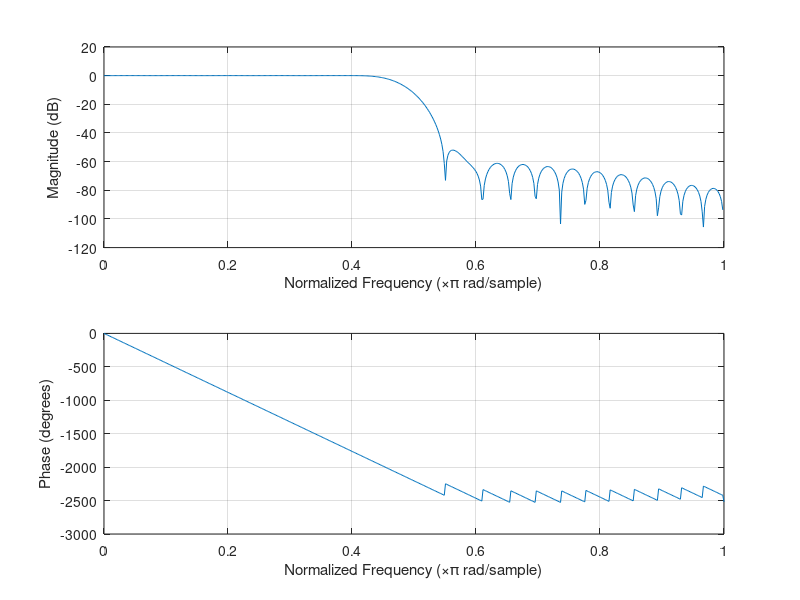
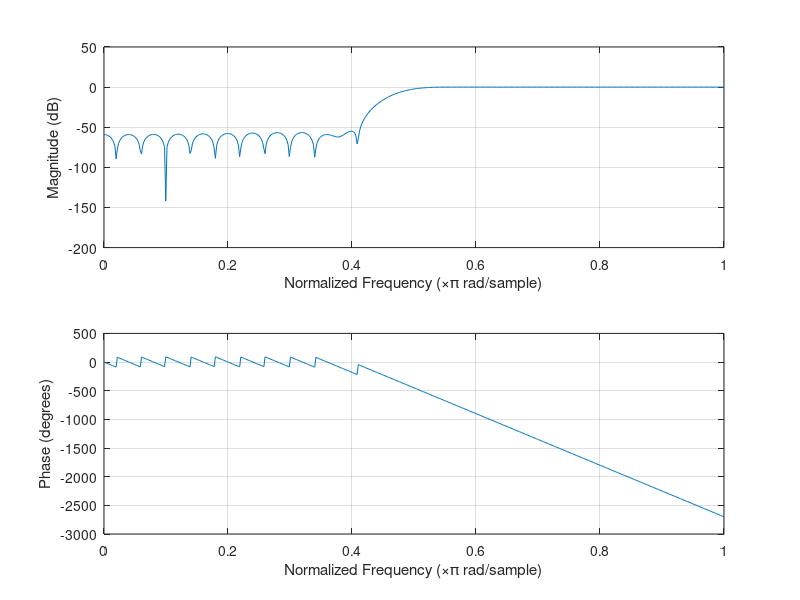
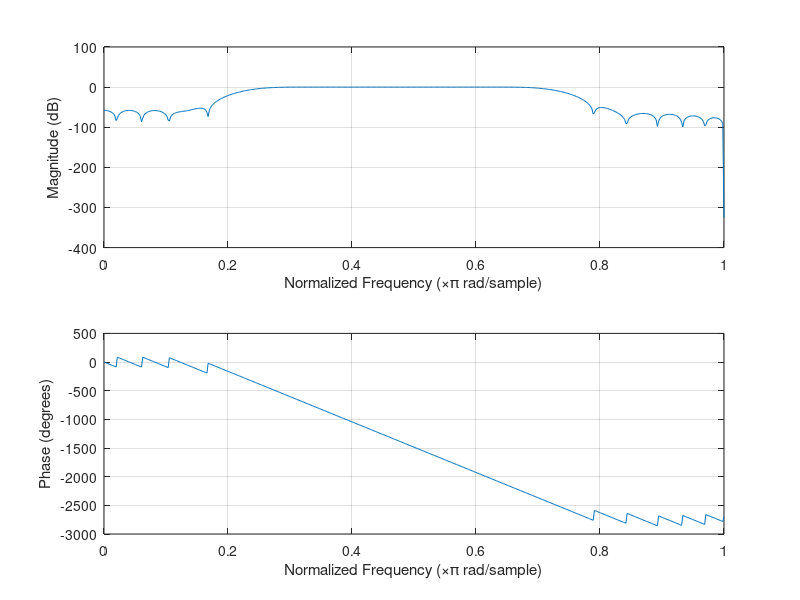
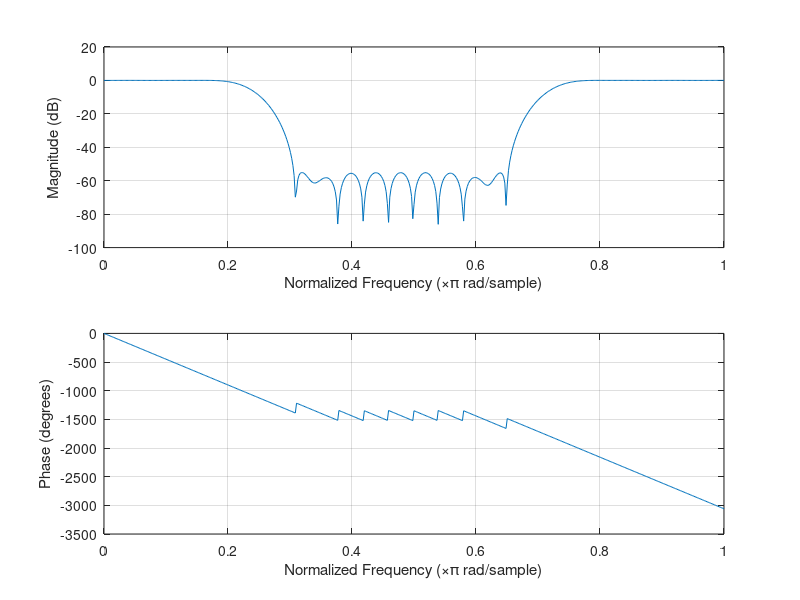

The MATLAB source for these figures, in order:
clc;
clear all;
close all;
M = 50;
N = M-1;
Fs = 2500;
Fc = 600;
f1 = 300;
f2 = 900;
W1 = 2*f1/Fs;
W2 = 2*f2/Fs;
W = [W1 W2];
Wc = (2*Fc)/Fs;
Blpf=fir1(N,Wc,'low',hamming(M)); 
Bhpf=fir1(N,Wc,'high',hamming(M));
hbpf=fir1(N,W,'bandpass',hamming(M));
hbrf=fir1(N,W,'stop',hamming(M));
freqz(Blpf);
figure;
freqz(Bhpf);
figure;
freqz(hbpf);
figure;
freqz(hbrf);
figure;
n=0:249;

T=1/Fs;
x1=sin(2*pi*500*n*T)
x2=sin(2*pi*700*n*T)
x=x1+x2;
ylow=filter(Blpf,1,x);
yhigh=filter(Bhpf,1,x);
ybandpass=filter(hbpf,1,x);
ybandreject=filter(hbrf,1,x);
subplot(3,1,1);
plot(n,x1);
subplot(3,1,2);
plot(n,x2);
subplot(3,1,3);
plot(n,x);
figure;
subplot(4,1,1);
plot(n,ylow);
subplot(4,1,2);
plot(n,yhigh);
subplot(4,1,3);
plot(n,ybandpass);
subplot(4,1,4);
plot(n,ybandreject);
figure;

f=(n*Fs)/250;
g1=abs(fft(x1));
g2=abs(fft(x2));
g3=abs(fft(x));
subplot(3,1,1);
plot(f,g1);
subplot(3,1,2);
plot(f,g2);
subplot(3,1,3);
plot(f,g3);
figure;
h1=abs(fft(ylow));
h2=abs(fft(yhigh));
h3=abs(fft(ybandpass));
h4=abs(fft(ybandreject));
subplot(4,1,1);
plot(f,h1);
subplot(4,1,2);
plot(f,h2);
subplot(4,1,3);
plot(f,h3);
subplot(4,1,4);
plot(f,h4);














